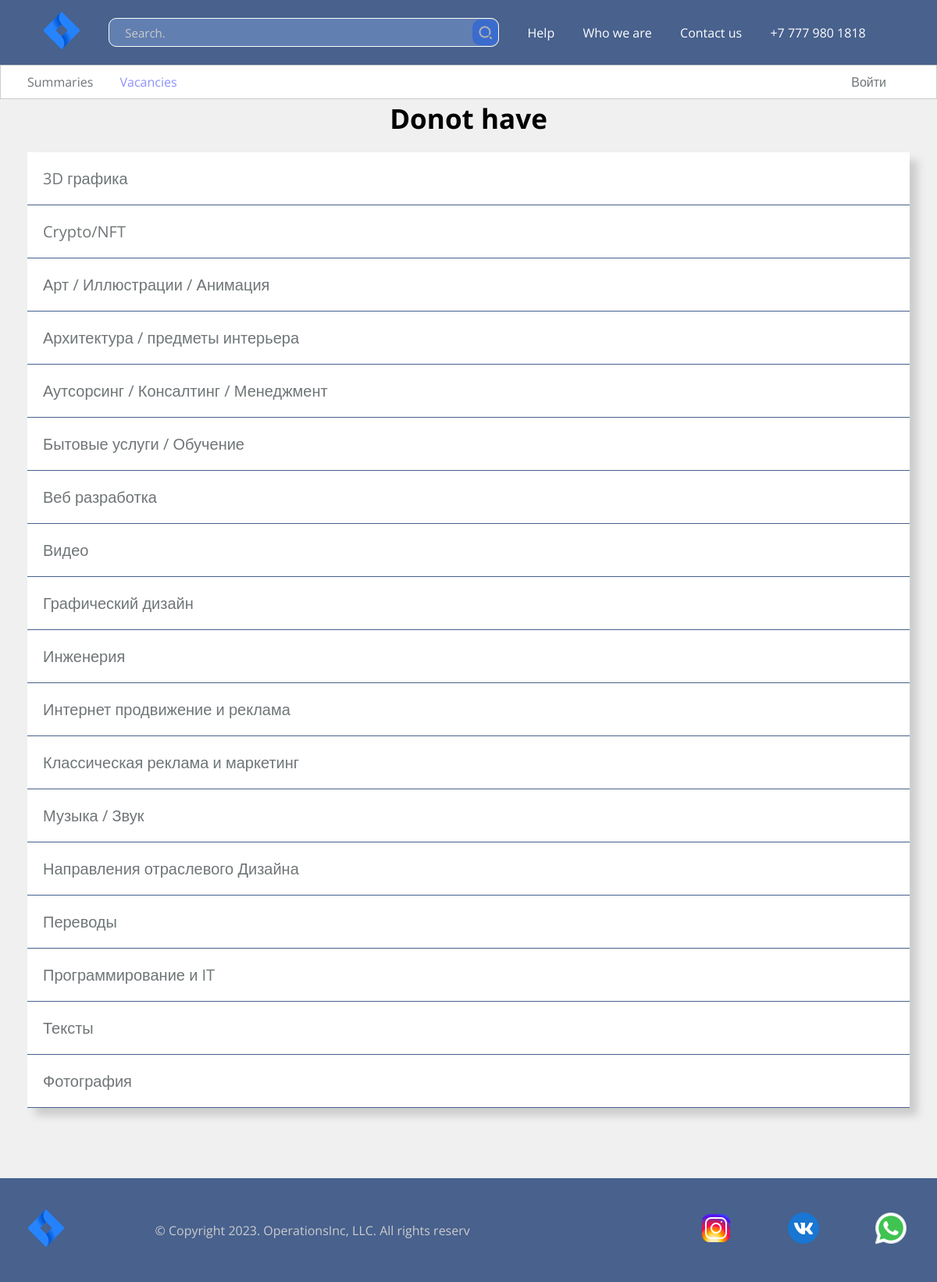
The page /vacancies?categoryId=2 on the database its author committed.
### tables this page shows
CREATE TABLE `categories` (
  `id` bigint UNSIGNED NOT NULL,
  `category` varchar(100) NOT NULL
);

### modules/route.php (called while the page is built, shortened)
<?php
class Route{
    public function __construct($path, $func){
        $this -> path = $path;
    }
}

### pages/public/vacancies.php (the view, shortened to what this page needs)
<?php
if(isset($_GET['categoryId'])){
    $sql = "SELECT *,`vacancies`.`id` as 'resumeid'
        FROM `vacancies`
        INNER JOIN `user` ON `user`.`id` = `vacancies`.`user_id`
        INNER JOIN `categories` ON `categories`.`id` = `vacancies`.`category_id`
        WHERE `vacancies`.`category_id` = ?
        ORDER BY `date` DESC
        LIMIT 10";
    $categoryId = $_GET['categoryId'];
    $stmt = $mysqli -> prepare($sql);
    $stmt -> bind_param("i",$categoryId);
}
$stmt -> execute();
$result = $stmt -> get_result();
$vacancies = $result -> fetch_all(MYSQLI_ASSOC);
$stmt = $mysqli -> prepare("SELECT * FROM `categories`");
$stmt -> execute();
$result = $stmt -> get_result();
$categories = $result -> fetch_all(MYSQLI_ASSOC);
?>
<link rel="stylesheet" type="text/css" href="pages/styles/main.css">
<? require_once "pages/public/header.php"?>
<div class="content">
    <div class="container">
        <?if(count($vacancies) > 0):?>
        <div class="content__value">
            <div class="vacancies">
                <?foreach($vacancies as $index => $key):?>
                    <div class="vacancie">
                        <div class="vacancie__author">
                            <h4><? echo $key['name'] . ' ' .$key['surname'];?></h4>
                        </div>
                        <div class="vacancie__stats">
                            <div class="vacancie__stats__views">
                                <p style="color:#3e598a;font-weight: 900;"><?=$key['company_name']?></p>
                            </div>
                            <div class="vacancie__stats__time">
                                <p style="color:#3e598a;"><?=$key['phone']?></p>
                            </div>
                        </div>
                        <div class="vacancie__theme">
                            <h4><?=$key['topic']?></h4>
                        </div>
                        <div class="vacancie__text">
                            <p><?=substr($key['desc'],0,350 )?></p>
                        </div>
                        <div class="vacancie__category">
                            <h4><?=$key['category']?></h4>
                        </div>
                        <div class="vacancie__more_inf">
                            <a href="/specificil_vacancie?id=<?=$key['resumeid']?>">Читать Далее</a>
                            <p><?=$key['date']?></p>
                        </div>
                    </div>
                <?endforeach;?>
            </div>
            <?else:?>
                <div class="donot_have">
                    <h3>Donot have</h3>
                </div>
            <?endif;?>
            <div class="func_user">
                <? foreach($categories as $key => $category): ?>
                    <a href="/vacancies?categoryId=<?=$category["id"]?>"><?=$category["category"]?></a>
                <? endforeach; ?>
            </div>
        </div>
    </div>
<?php require_once "pages/public/footer.php"?>

### modules/router.php
<?php
class router{
    public $uri;
    public $routes = [];
    public $mysqli;
    public function __construct($uri, $mysqli){
        $this -> uri = parse_url($uri, PHP_URL_PATH);
        $this -> mysqli = $mysqli;
    }
    public function get($path, $func){
        $route = new Route($path, $func);
        $this ->routes["GET"][] = $route;
    }
    public function post($path, $func){
        $route = new Route($path, $func);
        $this -> routes["POST"][] = $route;
    }
    public function run(){
        foreach ($this->routes[$_SERVER["REQUEST_METHOD"]] as $key => $route) {
            if ($this->uri == $route->path) {
                call_user_func($route->func, $this->mysqli);
            }
        }
    }
}

### pages/styles/main.css (style rules this page uses)
* { padding: 0; margin: 0; box-sizing: border-box; }
.container { width: 100%; max-width: 1130px; margin: 0 auto; }
a { text-decoration: none; }
.func_user { display: flex; flex-direction: column; background: #fff; box-shadow: 10px 10px 10px #ccc; }
.func_user a { color: #6f7577; font-size: 20px; border-bottom: 1px solid #48618d; padding: 20px; transition: all 0.9s; }
.donot_have { text-align: center; font-size: 30px; margin-bottom: 20px; }

### rows shown on the page
categories: category "3D графика"
categories: category "Crypto/NFT"
categories: category "Арт / Иллюстрации / Анимация"
categories: category "Архитектура / предметы интерьера"
categories: category "Аутсорсинг / Консалтинг / Менеджмент"
categories: category "Бытовые услуги / Обучение"
categories: category "Веб разработка"
categories: category "Видео"
categories: category "Графический дизайн"
categories: category "Инженерия"
categories: category "Интернет продвижение и реклама"
categories: category "Классическая реклама и маркетинг"
categories: category "Музыка / Звук"
categories: category "Направления отраслевого Дизайна"
categories: category "Переводы"
categories: category "Программирование и IT"
categories: category "Тексты"
categories: category "Фотография"
